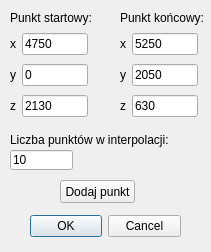
<?xml version="1.0" encoding="UTF-8"?>
<ui version="4.0">
 <class>TrajectoryDialog</class>
 <widget class="QDialog" name="TrajectoryDialog">
  <property name="geometry">
   <rect>
    <x>0</x>
    <y>0</y>
    <width>211</width>
    <height>252</height>
   </rect>
  </property>
  <property name="windowTitle">
   <string>Dialog</string>
  </property>
  <widget class="QDialogButtonBox" name="buttonBox">
   <property name="geometry">
    <rect>
     <x>30</x>
     <y>210</y>
     <width>151</width>
     <height>32</height>
    </rect>
   </property>
   <property name="orientation">
    <enum>Qt::Horizontal</enum>
   </property>
   <property name="standardButtons">
    <set>QDialogButtonBox::Cancel|QDialogButtonBox::Ok</set>
   </property>
  </widget>
  <widget class="QLabel" name="label_22">
   <property name="geometry">
    <rect>
     <x>120</x>
     <y>10</y>
     <width>91</width>
     <height>16</height>
    </rect>
   </property>
   <property name="text">
    <string>Punkt końcowy:</string>
   </property>
  </widget>
  <widget class="QLabel" name="label_23">
   <property name="geometry">
    <rect>
     <x>10</x>
     <y>130</y>
     <width>181</width>
     <height>20</height>
    </rect>
   </property>
   <property name="text">
    <string>Liczba punktów w interpolacji:</string>
   </property>
  </widget>
  <widget class="QLabel" name="label_21">
   <property name="geometry">
    <rect>
     <x>10</x>
     <y>10</y>
     <width>91</width>
     <height>16</height>
    </rect>
   </property>
   <property name="text">
    <string>Punkt startowy:</string>
   </property>
  </widget>
  <widget class="QLineEdit" name="trajectoryPtsLineEdit">
   <property name="geometry">
    <rect>
     <x>10</x>
     <y>150</y>
     <width>63</width>
     <height>20</height>
    </rect>
   </property>
   <property name="text">
    <string>10</string>
   </property>
  </widget>
  <widget class="QWidget" name="verticalLayoutWidget_4">
   <property name="geometry">
    <rect>
     <x>10</x>
     <y>30</y>
     <width>78</width>
     <height>91</height>
    </rect>
   </property>
   <layout class="QVBoxLayout" name="verticalLayout_5">
    <item>
     <layout class="QHBoxLayout" name="horizontalLayout_14">
      <item>
       <widget class="QLabel" name="label_14">
        <property name="text">
         <string>x</string>
        </property>
       </widget>
      </item>
      <item>
       <widget class="QLineEdit" name="xpLineEdit">
        <property name="text">
         <string>4750</string>
        </property>
       </widget>
      </item>
     </layout>
    </item>
    <item>
     <layout class="QHBoxLayout" name="horizontalLayout_15">
      <item>
       <widget class="QLabel" name="label_15">
        <property name="text">
         <string>y</string>
        </property>
       </widget>
      </item>
      <item>
       <widget class="QLineEdit" name="ypLineEdit">
        <property name="text">
         <string>0</string>
        </property>
       </widget>
      </item>
     </layout>
    </item>
    <item>
     <layout class="QHBoxLayout" name="horizontalLayout_16">
      <item>
       <widget class="QLabel" name="label_16">
        <property name="text">
         <string>z</string>
        </property>
       </widget>
      </item>
      <item>
       <widget class="QLineEdit" name="zpLineEdit">
        <property name="text">
         <string>2130</string>
        </property>
       </widget>
      </item>
     </layout>
    </item>
   </layout>
  </widget>
  <widget class="QWidget" name="verticalLayoutWidget_5">
   <property name="geometry">
    <rect>
     <x>120</x>
     <y>30</y>
     <width>78</width>
     <height>91</height>
    </rect>
   </property>
   <layout class="QVBoxLayout" name="verticalLayout_6">
    <item>
     <layout class="QHBoxLayout" name="horizontalLayout_17">
      <item>
       <widget class="QLabel" name="label_17">
        <property name="text">
         <string>x</string>
        </property>
       </widget>
      </item>
      <item>
       <widget class="QLineEdit" name="xkLineEdit">
        <property name="text">
         <string>5250</string>
        </property>
       </widget>
      </item>
     </layout>
    </item>
    <item>
     <layout class="QHBoxLayout" name="horizontalLayout_18">
      <item>
       <widget class="QLabel" name="label_18">
        <property name="text">
         <string>y</string>
        </property>
       </widget>
      </item>
      <item>
       <widget class="QLineEdit" name="ykLineEdit">
        <property name="text">
         <string>2050</string>
        </property>
       </widget>
      </item>
     </layout>
    </item>
    <item>
     <layout class="QHBoxLayout" name="horizontalLayout_19">
      <item>
       <widget class="QLabel" name="label_19">
        <property name="text">
         <string>z</string>
        </property>
       </widget>
      </item>
      <item>
       <widget class="QLineEdit" name="zkLineEdit">
        <property name="text">
         <string>630</string>
        </property>
       </widget>
      </item>
     </layout>
    </item>
   </layout>
  </widget>
  <widget class="QPushButton" name="addPointButton">
   <property name="geometry">
    <rect>
     <x>60</x>
     <y>180</y>
     <width>75</width>
     <height>23</height>
    </rect>
   </property>
   <property name="text">
    <string>Dodaj punkt</string>
   </property>
  </widget>
 </widget>
 <resources/>
 <connections>
  <connection>
   <sender>buttonBox</sender>
   <signal>accepted()</signal>
   <receiver>TrajectoryDialog</receiver>
   <slot>accept()</slot>
   <hints>
    <hint type="sourcelabel">
     <x>248</x>
     <y>254</y>
    </hint>
    <hint type="destinationlabel">
     <x>157</x>
     <y>274</y>
    </hint>
   </hints>
  </connection>
  <connection>
   <sender>buttonBox</sender>
   <signal>rejected()</signal>
   <receiver>TrajectoryDialog</receiver>
   <slot>reject()</slot>
   <hints>
    <hint type="sourcelabel">
     <x>316</x>
     <y>260</y>
    </hint>
    <hint type="destinationlabel">
     <x>286</x>
     <y>274</y>
    </hint>
   </hints>
  </connection>
 </connections>
</ui>
